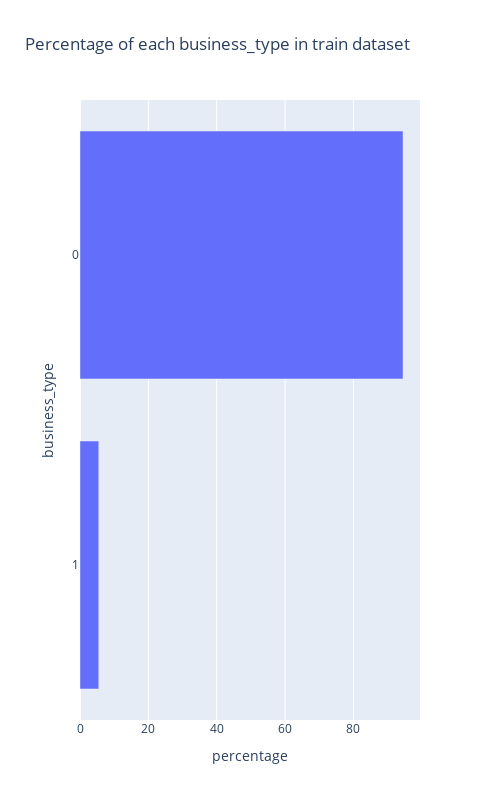

Notebook source saved alongside this figure:
### Code cell
plot_categories_distribution(train, 'business_type')

### Figure 1 — Plotly figure (JSON) as saved in the notebook; plotly's stock layout.template omitted (floating-point values rounded to 4 significant figures)
{"data": [{"alignmentgroup": "True", "hovertemplate": "percentage=%{x}<br>business_type=%{y}<extra></extra>", "legendgroup": "", "marker": {"color": "#636efa", "pattern": {"shape": ""}}, "name": "", "offsetgroup": "", "orientation": "h", "showlegend": false, "textposition": "auto", "type": "bar", "x": [5.495, 94.5], "xaxis": "x", "y": ["1", "0"], "yaxis": "y"}], "layout": {"barmode": "relative", "height": 800, "legend": {"tracegroupgap": 0}, "title": {"text": "Percentage of each business_type in train dataset"}, "width": 500, "xaxis": {"anchor": "y", "domain": [0, 1], "title": {"text": "percentage"}}, "yaxis": {"anchor": "x", "domain": [0, 1], "tickmode": "linear", "title": {"text": "business_type"}}}}
